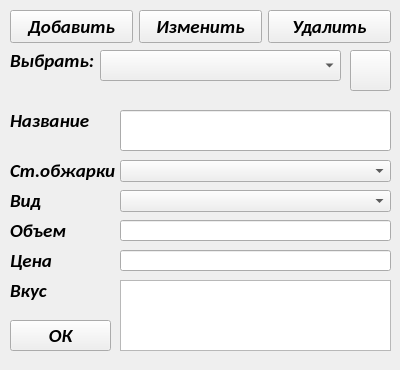
<?xml version="1.0" encoding="UTF-8"?>
<ui version="4.0">
 <class>Form</class>
 <widget class="QWidget" name="Form">
  <property name="geometry">
   <rect>
    <x>0</x>
    <y>0</y>
    <width>400</width>
    <height>370</height>
   </rect>
  </property>
  <property name="windowTitle">
   <string>Изменение данных</string>
  </property>
  <widget class="QLabel" name="label">
   <property name="geometry">
    <rect>
     <x>10</x>
     <y>50</y>
     <width>91</width>
     <height>21</height>
    </rect>
   </property>
   <property name="font">
    <font>
     <family>Calibri</family>
     <pointsize>14</pointsize>
     <weight>75</weight>
     <italic>true</italic>
     <bold>true</bold>
    </font>
   </property>
   <property name="text">
    <string>Выбрать:</string>
   </property>
  </widget>
  <widget class="QComboBox" name="cb_choose">
   <property name="geometry">
    <rect>
     <x>100</x>
     <y>50</y>
     <width>241</width>
     <height>31</height>
    </rect>
   </property>
   <property name="font">
    <font>
     <family>Calibri</family>
     <pointsize>12</pointsize>
    </font>
   </property>
  </widget>
  <widget class="QLabel" name="label_2">
   <property name="geometry">
    <rect>
     <x>10</x>
     <y>160</y>
     <width>111</width>
     <height>21</height>
    </rect>
   </property>
   <property name="font">
    <font>
     <family>Calibri</family>
     <pointsize>14</pointsize>
     <weight>75</weight>
     <italic>true</italic>
     <bold>true</bold>
    </font>
   </property>
   <property name="text">
    <string>Ст.обжарки</string>
   </property>
  </widget>
  <widget class="QLabel" name="label_3">
   <property name="geometry">
    <rect>
     <x>10</x>
     <y>190</y>
     <width>91</width>
     <height>21</height>
    </rect>
   </property>
   <property name="font">
    <font>
     <family>Calibri</family>
     <pointsize>14</pointsize>
     <weight>75</weight>
     <italic>true</italic>
     <bold>true</bold>
    </font>
   </property>
   <property name="text">
    <string>Вид</string>
   </property>
  </widget>
  <widget class="QLabel" name="label_4">
   <property name="geometry">
    <rect>
     <x>10</x>
     <y>220</y>
     <width>91</width>
     <height>21</height>
    </rect>
   </property>
   <property name="font">
    <font>
     <family>Calibri</family>
     <pointsize>14</pointsize>
     <weight>75</weight>
     <italic>true</italic>
     <bold>true</bold>
    </font>
   </property>
   <property name="text">
    <string>Объем</string>
   </property>
  </widget>
  <widget class="QLabel" name="label_5">
   <property name="geometry">
    <rect>
     <x>10</x>
     <y>250</y>
     <width>91</width>
     <height>21</height>
    </rect>
   </property>
   <property name="font">
    <font>
     <family>Calibri</family>
     <pointsize>14</pointsize>
     <weight>75</weight>
     <italic>true</italic>
     <bold>true</bold>
    </font>
   </property>
   <property name="text">
    <string>Цена</string>
   </property>
  </widget>
  <widget class="QLabel" name="label_6">
   <property name="geometry">
    <rect>
     <x>10</x>
     <y>280</y>
     <width>91</width>
     <height>21</height>
    </rect>
   </property>
   <property name="font">
    <font>
     <family>Calibri</family>
     <pointsize>14</pointsize>
     <weight>75</weight>
     <italic>true</italic>
     <bold>true</bold>
    </font>
   </property>
   <property name="text">
    <string>Вкус</string>
   </property>
  </widget>
  <widget class="QLineEdit" name="line_v">
   <property name="geometry">
    <rect>
     <x>120</x>
     <y>220</y>
     <width>271</width>
     <height>21</height>
    </rect>
   </property>
   <property name="font">
    <font>
     <family>Calibri</family>
     <pointsize>12</pointsize>
    </font>
   </property>
  </widget>
  <widget class="QLineEdit" name="line_price">
   <property name="geometry">
    <rect>
     <x>120</x>
     <y>250</y>
     <width>271</width>
     <height>21</height>
    </rect>
   </property>
   <property name="font">
    <font>
     <family>Calibri</family>
     <pointsize>12</pointsize>
    </font>
   </property>
  </widget>
  <widget class="QPushButton" name="ok_but">
   <property name="geometry">
    <rect>
     <x>10</x>
     <y>320</y>
     <width>101</width>
     <height>31</height>
    </rect>
   </property>
   <property name="font">
    <font>
     <family>Calibri</family>
     <pointsize>14</pointsize>
     <weight>75</weight>
     <italic>true</italic>
     <bold>true</bold>
    </font>
   </property>
   <property name="text">
    <string>ОК</string>
   </property>
  </widget>
  <widget class="QPushButton" name="mark_but">
   <property name="geometry">
    <rect>
     <x>350</x>
     <y>50</y>
     <width>41</width>
     <height>41</height>
    </rect>
   </property>
   <property name="text">
    <string/>
   </property>
   <property name="icon">
    <iconset>
     <normaloff>mark.jpg</normaloff>mark.jpg</iconset>
   </property>
   <property name="iconSize">
    <size>
     <width>41</width>
     <height>41</height>
    </size>
   </property>
  </widget>
  <widget class="QLabel" name="status_bar">
   <property name="geometry">
    <rect>
     <x>0</x>
     <y>350</y>
     <width>391</width>
     <height>16</height>
    </rect>
   </property>
   <property name="font">
    <font>
     <family>Calibri</family>
     <pointsize>11</pointsize>
    </font>
   </property>
   <property name="text">
    <string/>
   </property>
  </widget>
  <widget class="QComboBox" name="cb_status">
   <property name="geometry">
    <rect>
     <x>120</x>
     <y>190</y>
     <width>271</width>
     <height>22</height>
    </rect>
   </property>
   <property name="font">
    <font>
     <family>Calibri</family>
     <pointsize>12</pointsize>
    </font>
   </property>
  </widget>
  <widget class="QComboBox" name="cb_degree">
   <property name="geometry">
    <rect>
     <x>120</x>
     <y>160</y>
     <width>271</width>
     <height>22</height>
    </rect>
   </property>
   <property name="font">
    <font>
     <family>Calibri</family>
     <pointsize>12</pointsize>
    </font>
   </property>
  </widget>
  <widget class="QWidget" name="layoutWidget">
   <property name="geometry">
    <rect>
     <x>10</x>
     <y>10</y>
     <width>381</width>
     <height>33</height>
    </rect>
   </property>
   <layout class="QHBoxLayout" name="horizontalLayout">
    <item>
     <widget class="QPushButton" name="add_but">
      <property name="font">
       <font>
        <family>Calibri</family>
        <pointsize>14</pointsize>
        <weight>75</weight>
        <italic>true</italic>
        <bold>true</bold>
       </font>
      </property>
      <property name="text">
       <string>Добавить</string>
      </property>
      <attribute name="buttonGroup">
       <string notr="true">button_group</string>
      </attribute>
     </widget>
    </item>
    <item>
     <widget class="QPushButton" name="edit_but">
      <property name="font">
       <font>
        <family>Calibri</family>
        <pointsize>14</pointsize>
        <weight>75</weight>
        <italic>true</italic>
        <bold>true</bold>
       </font>
      </property>
      <property name="text">
       <string>Изменить</string>
      </property>
      <attribute name="buttonGroup">
       <string notr="true">button_group</string>
      </attribute>
     </widget>
    </item>
    <item>
     <widget class="QPushButton" name="del_but">
      <property name="font">
       <font>
        <family>Calibri</family>
        <pointsize>14</pointsize>
        <weight>75</weight>
        <italic>true</italic>
        <bold>true</bold>
       </font>
      </property>
      <property name="text">
       <string>Удалить</string>
      </property>
      <attribute name="buttonGroup">
       <string notr="true">button_group</string>
      </attribute>
     </widget>
    </item>
   </layout>
  </widget>
  <widget class="QLabel" name="label_7">
   <property name="geometry">
    <rect>
     <x>10</x>
     <y>110</y>
     <width>111</width>
     <height>21</height>
    </rect>
   </property>
   <property name="font">
    <font>
     <family>Calibri</family>
     <pointsize>14</pointsize>
     <weight>75</weight>
     <italic>true</italic>
     <bold>true</bold>
    </font>
   </property>
   <property name="text">
    <string>Название</string>
   </property>
  </widget>
  <widget class="QLineEdit" name="name_line">
   <property name="geometry">
    <rect>
     <x>120</x>
     <y>110</y>
     <width>271</width>
     <height>41</height>
    </rect>
   </property>
   <property name="font">
    <font>
     <family>Calibri</family>
     <pointsize>12</pointsize>
    </font>
   </property>
  </widget>
  <widget class="QTextEdit" name="line_taste">
   <property name="geometry">
    <rect>
     <x>120</x>
     <y>280</y>
     <width>271</width>
     <height>71</height>
    </rect>
   </property>
   <property name="font">
    <font>
     <family>Calibri</family>
     <pointsize>12</pointsize>
    </font>
   </property>
  </widget>
 </widget>
 <resources/>
 <connections/>
 <buttongroups>
  <buttongroup name="button_group"/>
 </buttongroups>
</ui>
